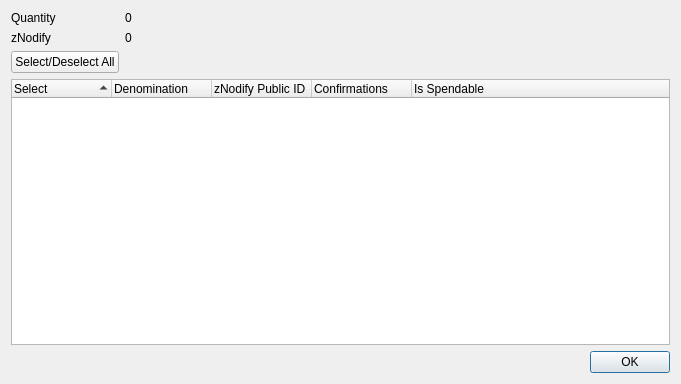
<?xml version="1.0" encoding="UTF-8"?>
<ui version="4.0">
 <class>ZNodifyControlDialog</class>
 <widget class="QDialog" name="ZNodifyControlDialog">
  <property name="geometry">
   <rect>
    <x>0</x>
    <y>0</y>
    <width>681</width>
    <height>384</height>
   </rect>
  </property>
  <property name="minimumSize">
   <size>
    <width>681</width>
    <height>384</height>
   </size>
  </property>
  <property name="windowTitle">
   <string>Select zNodify to Spend</string>
  </property>
  <layout class="QGridLayout" name="gridLayout">
   <item row="0" column="0">
    <layout class="QFormLayout" name="formLayout">
     <property name="sizeConstraint">
      <enum>QLayout::SetDefaultConstraint</enum>
     </property>
     <item row="0" column="0">
      <widget class="QLabel" name="labelQuantity">
       <property name="text">
        <string>Quantity</string>
       </property>
      </widget>
     </item>
     <item row="0" column="1">
      <widget class="QLabel" name="labelQuantity_int">
       <property name="text">
        <string>0</string>
       </property>
      </widget>
     </item>
     <item row="1" column="0">
      <widget class="QLabel" name="labelZNodify">
       <property name="text">
        <string>zNodify</string>
       </property>
      </widget>
     </item>
     <item row="1" column="1">
      <widget class="QLabel" name="labelZNodify_int">
       <property name="text">
        <string>0</string>
       </property>
      </widget>
     </item>
     <item row="2" column="0">
      <widget class="QPushButton" name="pushButtonAll">
       <property name="text">
        <string>Select/Deselect All</string>
       </property>
      </widget>
     </item>
    </layout>
   </item>
   <item row="1" column="0">
    <layout class="QVBoxLayout" name="verticalLayout">
     <item>
      <widget class="QTreeWidget" name="treeWidget">
       <property name="minimumSize">
        <size>
         <width>0</width>
         <height>250</height>
        </size>
       </property>
       <property name="alternatingRowColors">
        <bool>true</bool>
       </property>
       <property name="sortingEnabled">
        <bool>true</bool>
       </property>
       <property name="columnCount">
        <number>5</number>
       </property>
       <attribute name="headerDefaultSectionSize">
        <number>100</number>
       </attribute>
       <column>
        <property name="text">
         <string notr="true">Select</string>
        </property>
       </column>
       <column>
        <property name="text">
         <string notr="true">Denomination</string>
        </property>
       </column>
       <column>
        <property name="text">
         <string notr="true">zNodify Public ID</string>
        </property>
       </column>
       <column>
        <property name="text">
         <string notr="true">Confirmations</string>
        </property>
       </column>
       <column>
        <property name="text">
         <string>Is Spendable</string>
        </property>
       </column>
      </widget>
     </item>
     <item>
      <widget class="QDialogButtonBox" name="buttonBox">
       <property name="orientation">
        <enum>Qt::Horizontal</enum>
       </property>
       <property name="standardButtons">
        <set>QDialogButtonBox::Ok</set>
       </property>
      </widget>
     </item>
    </layout>
   </item>
  </layout>
 </widget>
 <resources/>
 <connections>
  <connection>
   <sender>buttonBox</sender>
   <signal>accepted()</signal>
   <receiver>ZNodifyControlDialog</receiver>
   <slot>accept()</slot>
   <hints>
    <hint type="sourcelabel">
     <x>248</x>
     <y>254</y>
    </hint>
    <hint type="destinationlabel">
     <x>157</x>
     <y>274</y>
    </hint>
   </hints>
  </connection>
  <connection>
   <sender>buttonBox</sender>
   <signal>rejected()</signal>
   <receiver>ZNodifyControlDialog</receiver>
   <slot>reject()</slot>
   <hints>
    <hint type="sourcelabel">
     <x>316</x>
     <y>260</y>
    </hint>
    <hint type="destinationlabel">
     <x>286</x>
     <y>274</y>
    </hint>
   </hints>
  </connection>
 </connections>
</ui>
